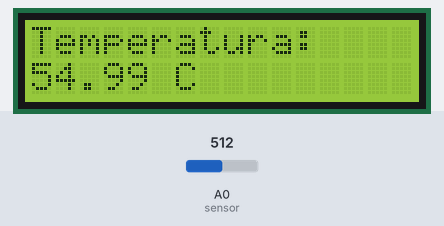
Simulated run of this sketch. Board: Arduino Uno, built with avr-gcc and run on an emulated ATmega328P. Parts: 16×2 character LCD. Inputs (shaded band) come from the test bench; at power-on: A0 (sensor) = 512. What the sketch prints to the serial monitor is not drawn.

Above: at 1.2 s.
1.3 s: A0 (sensor) set to 716
At 2.7 s:
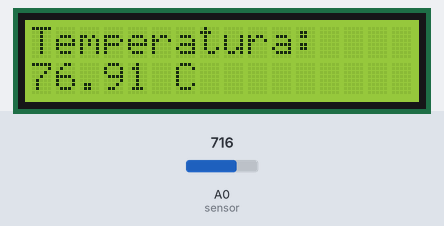
3.0 s: A0 (sensor) set to 900
At 4.3 s:
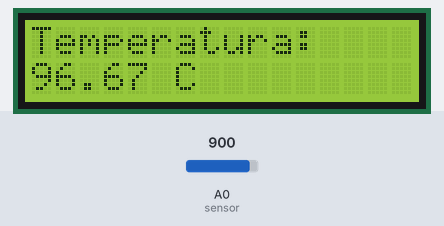
4.6 s: A0 (sensor) set to 1023
At 5.1 s:
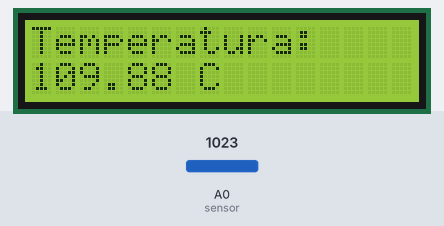
Timing chart, 0 to 7.6 s (numbered marks = the images above; inputs shaded):
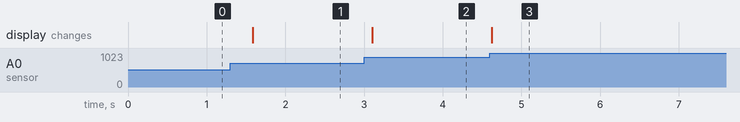

The sketch:

lm35-lcd.ino
```cpp
#include <LiquidCrystal.h>

//LCD
const int rs = 12, en = 11, d4 = 5, d5 = 4, d6 = 3, d7 = 2;
LiquidCrystal lcd(rs, en, d4, d5, d6, d7);

int sensor = A0;
double temperatura;

void setup() {
lcd.begin(16, 2);

pinMode(sensor, INPUT);
Serial.begin(9600);
}

void loop() {
  temperatura = analogRead(sensor);
  temperatura = temperatura/9.31;

  lcd.clear();
  lcd.print("Temperatura:");
  lcd.setCursor(0,2);
  lcd.print(temperatura);
  lcd.print(" C");


Serial.print("temperatura: ");
Serial.println(temperatura);

delay (500);
}
```

Measured:
- after the input at 1.3 s, the display: changes after 0.29 s (image 1)
- after the input at 3.0 s, the display: changes after 0.10 s (image 2)
- after the input at 4.6 s, the display: changes at once (image 3)
